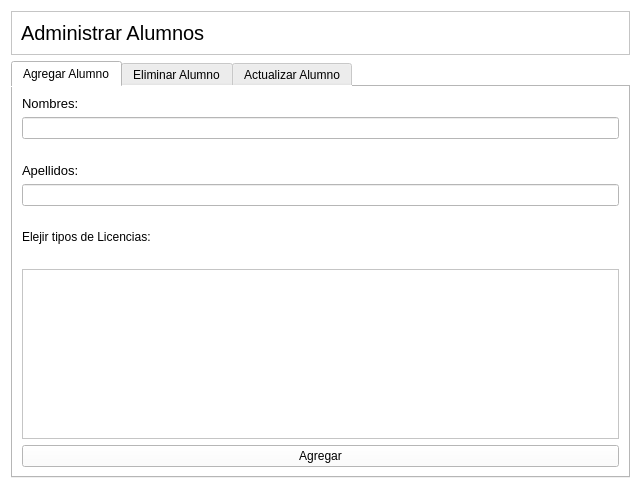
<?xml version="1.0" encoding="UTF-8"?>
<ui version="4.0">
 <class>AdminAlumno</class>
 <widget class="QWidget" name="AdminAlumno">
  <property name="geometry">
   <rect>
    <x>0</x>
    <y>0</y>
    <width>641</width>
    <height>489</height>
   </rect>
  </property>
  <property name="windowTitle">
   <string>Form</string>
  </property>
  <property name="styleSheet">
   <string notr="true">background-color: white;</string>
  </property>
  <layout class="QVBoxLayout" name="verticalLayout">
   <item>
    <widget class="QFrame" name="frame">
     <property name="frameShape">
      <enum>QFrame::StyledPanel</enum>
     </property>
     <property name="frameShadow">
      <enum>QFrame::Raised</enum>
     </property>
     <layout class="QHBoxLayout" name="horizontalLayout">
      <item>
       <widget class="QLabel" name="label">
        <property name="font">
         <font>
          <pointsize>15</pointsize>
         </font>
        </property>
        <property name="text">
         <string>Administrar Alumnos</string>
        </property>
       </widget>
      </item>
     </layout>
    </widget>
   </item>
   <item>
    <widget class="QTabWidget" name="tabWidget">
     <property name="currentIndex">
      <number>0</number>
     </property>
     <widget class="QWidget" name="tab">
      <attribute name="title">
       <string>Agregar Alumno</string>
      </attribute>
      <layout class="QGridLayout" name="gridLayout">
       <item row="6" column="0">
        <widget class="QLabel" name="label_7">
         <property name="text">
          <string>Elejir tipos de Licencias:</string>
         </property>
        </widget>
       </item>
       <item row="0" column="0">
        <widget class="QLabel" name="label_2">
         <property name="text">
          <string>&lt;html&gt;&lt;head/&gt;&lt;body&gt;&lt;p&gt;&lt;span style=&quot; font-size:10pt;&quot;&gt;Nombres: &lt;/span&gt;&lt;/p&gt;&lt;/body&gt;&lt;/html&gt;</string>
         </property>
        </widget>
       </item>
       <item row="9" column="0">
        <widget class="QPushButton" name="pushButtonAgregarAlumno">
         <property name="text">
          <string>Agregar</string>
         </property>
        </widget>
       </item>
       <item row="4" column="0">
        <widget class="QLineEdit" name="lineEditApellidoAlumno"/>
       </item>
       <item row="1" column="0">
        <widget class="QLineEdit" name="lineEditNombreAlumno"/>
       </item>
       <item row="3" column="0">
        <widget class="QLabel" name="label_3">
         <property name="text">
          <string>&lt;html&gt;&lt;head/&gt;&lt;body&gt;&lt;p&gt;&lt;span style=&quot; font-size:10pt;&quot;&gt;Apellidos:&lt;/span&gt;&lt;/p&gt;&lt;/body&gt;&lt;/html&gt;</string>
         </property>
        </widget>
       </item>
       <item row="5" column="0">
        <spacer name="verticalSpacer_2">
         <property name="orientation">
          <enum>Qt::Vertical</enum>
         </property>
         <property name="sizeHint" stdset="0">
          <size>
           <width>20</width>
           <height>40</height>
          </size>
         </property>
        </spacer>
       </item>
       <item row="7" column="0">
        <spacer name="verticalSpacer_7">
         <property name="orientation">
          <enum>Qt::Vertical</enum>
         </property>
         <property name="sizeHint" stdset="0">
          <size>
           <width>20</width>
           <height>40</height>
          </size>
         </property>
        </spacer>
       </item>
       <item row="2" column="0">
        <spacer name="verticalSpacer">
         <property name="orientation">
          <enum>Qt::Vertical</enum>
         </property>
         <property name="sizeHint" stdset="0">
          <size>
           <width>20</width>
           <height>40</height>
          </size>
         </property>
        </spacer>
       </item>
       <item row="8" column="0">
        <widget class="QTableWidget" name="tableWidgetAlumnoAgregar"/>
       </item>
      </layout>
     </widget>
     <widget class="QWidget" name="tab_2">
      <attribute name="title">
       <string>Eliminar Alumno</string>
      </attribute>
      <layout class="QVBoxLayout" name="verticalLayout_3">
       <item>
        <widget class="QLabel" name="label_4">
         <property name="text">
          <string>Seleccionar Alumno</string>
         </property>
        </widget>
       </item>
       <item>
        <widget class="QComboBox" name="comboBoxAlumnos"/>
       </item>
       <item>
        <spacer name="verticalSpacer_3">
         <property name="orientation">
          <enum>Qt::Vertical</enum>
         </property>
         <property name="sizeHint" stdset="0">
          <size>
           <width>20</width>
           <height>40</height>
          </size>
         </property>
        </spacer>
       </item>
       <item>
        <widget class="QPushButton" name="pushButtonEliminarAlumno">
         <property name="text">
          <string>Eliminar Alumno</string>
         </property>
        </widget>
       </item>
      </layout>
     </widget>
     <widget class="QWidget" name="tab_3">
      <attribute name="title">
       <string>Actualizar Alumno</string>
      </attribute>
      <layout class="QVBoxLayout" name="verticalLayout_2">
       <item>
        <widget class="QLabel" name="label_9">
         <property name="text">
          <string>Seleccionar Alumno:</string>
         </property>
        </widget>
       </item>
       <item>
        <widget class="QComboBox" name="comboBoxAlumnoActualizar"/>
       </item>
       <item>
        <spacer name="verticalSpacer_4">
         <property name="orientation">
          <enum>Qt::Vertical</enum>
         </property>
         <property name="sizeHint" stdset="0">
          <size>
           <width>20</width>
           <height>40</height>
          </size>
         </property>
        </spacer>
       </item>
       <item>
        <widget class="QLabel" name="label_5">
         <property name="text">
          <string>Nombres:</string>
         </property>
        </widget>
       </item>
       <item>
        <widget class="QLineEdit" name="lineEditNombresAlumnosNuevo"/>
       </item>
       <item>
        <spacer name="verticalSpacer_5">
         <property name="orientation">
          <enum>Qt::Vertical</enum>
         </property>
         <property name="sizeHint" stdset="0">
          <size>
           <width>20</width>
           <height>40</height>
          </size>
         </property>
        </spacer>
       </item>
       <item>
        <widget class="QLabel" name="label_6">
         <property name="text">
          <string>Apellidos:</string>
         </property>
        </widget>
       </item>
       <item>
        <widget class="QLineEdit" name="lineEditApellidoAlumnoNuevo"/>
       </item>
       <item>
        <spacer name="verticalSpacer_6">
         <property name="orientation">
          <enum>Qt::Vertical</enum>
         </property>
         <property name="sizeHint" stdset="0">
          <size>
           <width>20</width>
           <height>40</height>
          </size>
         </property>
        </spacer>
       </item>
       <item>
        <widget class="QPushButton" name="pushButtonAplicarCambiosAlumno">
         <property name="text">
          <string>Aplicar Cambios</string>
         </property>
        </widget>
       </item>
      </layout>
     </widget>
    </widget>
   </item>
  </layout>
 </widget>
 <resources/>
 <connections/>
</ui>
